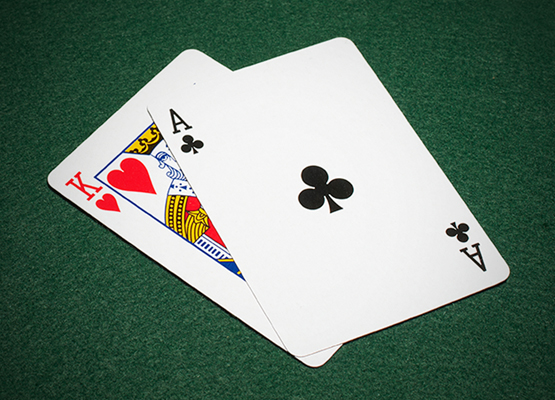
#> input picture resources/images/cards.jpeg, 555 x 400 px
$ python chapter_5_perspective.py
#> lines starting #> are read from the running program, lines starting #| are printed output that depends on the picture
import cv2 as cv
import numpy as np

# Read Image
img = cv.imread("./resources/images/cards.jpeg")
#> img is the input picture: shape (400, 555, 3); mean B, G, R 115.4, 128.3, 108.2

width,height = 250,350

pts1 = np.float32([[148,106],[347,36],[295,356],[512,274]])
pts2 = np.float32([[0,0],[width,0],[0,height],[width,height]])

matrix = cv.getPerspectiveTransform(pts1,pts2)

imgOutput = cv.warpPerspective(img,matrix,(width,height))
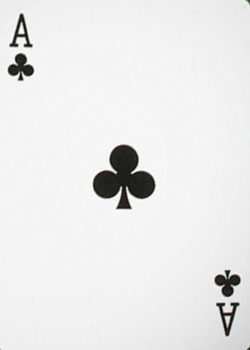
#> imgOutput: shape (350, 250, 3); mean B, G, R 232.8, 233.2, 233.2

# Show image
cv.imshow("Image", img)
cv.imshow("Output", imgOutput)
cv.waitKey(0)
